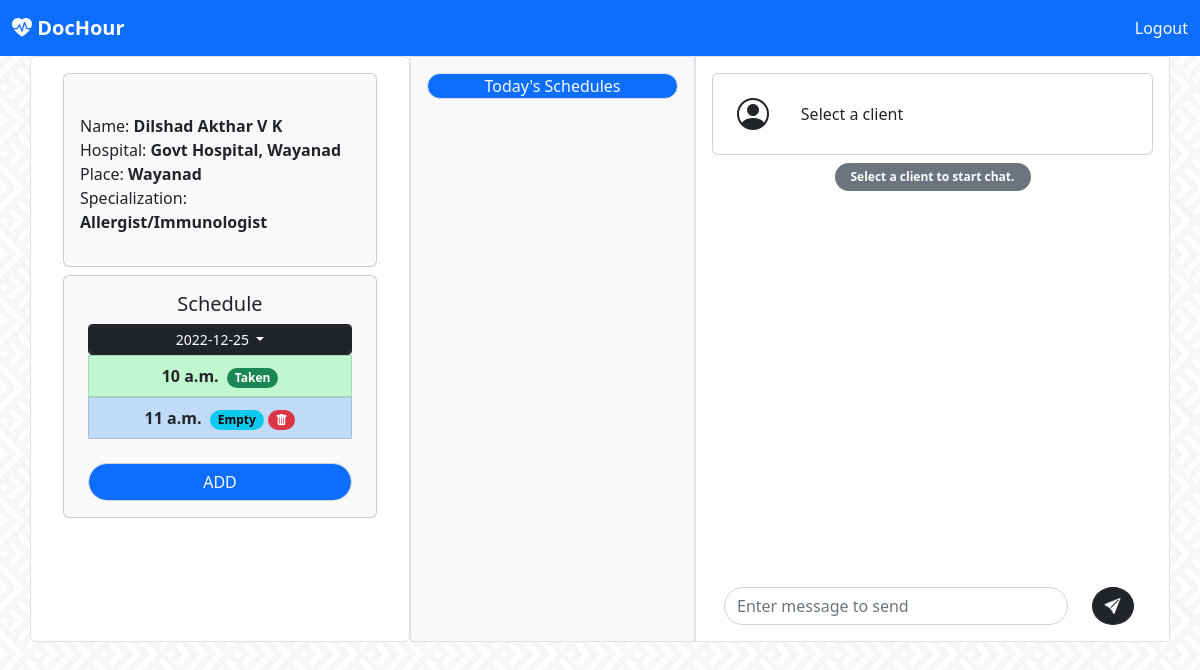
The app's page /doctor/doc_home_slot/2022-12-25/ (signed in) with its own data.
### doctor/models.py (models this page shows, shortened)
class Doctor(models.Model):
    user = models.OneToOneField(User, on_delete=models.CASCADE)
    hospital = models.CharField(max_length=120)
    location = models.CharField(max_length=100)
    specialization = models.ForeignKey(Specialization, on_delete=models.CASCADE)

class Specialization(models.Model):
    spec = models.CharField(max_length=200)
    def __str__(self) -> str:
        return self.spec

class Schedule(models.Model):
    doc = models.ForeignKey(Doctor, on_delete=models.CASCADE)
    date = models.DateField()
    start_time = models.TimeField()
    taken = models.ForeignKey(Client, related_name='taken', on_delete=models.CASCADE, null=True, blank=True)
    confirmed = models.BooleanField(default=False)
    cancelled = models.ForeignKey(Client, related_name='cancelled', on_delete=models.CASCADE, null=True, blank=True)

### doctor/views.py (the view)
# urls.py: url(r'^doc_home_slot/(?P<date>\d{4}-\d{2}-\d{2})/$', views.doc_home_slot, name='doc_home_slot'),
def doc_home_slot(request, date):
    doc = Doctor.objects.get(user=request.user)
    schedule = Schedule.objects.filter(doc=doc)
    dates = sorted(set([sc.date for sc in schedule]))
    slot = Schedule.objects.filter(doc=doc, date=date)
    today = Schedule.objects.filter(doc=doc, date=dt.today())
    return render(request,'doctor/doc-home.html', context={'doc':doc, 'dates':dates, 'slots':slot, 'date':date, 'today':today})

### templates/doctor/doc-home.html (shortened to what this page needs)
<!doctype html>
<html lang="en">
  <head>
    <link rel="stylesheet" href="https://cdn.jsdelivr.net/npm/bootstrap-icons@1.10.2/font/bootstrap-icons.css">
    <link href="https://cdn.jsdelivr.net/npm/bootstrap@5.2.3/dist/css/bootstrap.min.css" rel="stylesheet">
  </head>
  <body style="background-image: url('../../../static/images/bg.webp');background-repeat: repeat; background-position: center; ">
    <nav class="navbar navbar-expand-lg fixed-top bg-primary">
        <div class="container-fluid">
          <div class="collapse navbar-collapse" id="navbarTogglerDemo01">
            <a class="navbar-brand" href="#"><b class="bi bi-heart-pulse-fill text-light">
                DocHour</b></a>
            <div>
                    <a class="nav-link active text-light" aria-current="page" href="{% url 'doctor:user_logout' %}">Logout</a>
            </div>
          </div>
        </div>
      </nav>
      <nav class="navbar bg-light">
        <div class="container-fluid">
          <a class="navbar-brand" href="#">
            <b class="bi bi-heart-pulse-fill text-danger">
            DocHour</b>
          </a>
        </div>
      </nav>
      <div class="container">
      <div class="row">
        <div class="col-sm-4  border mx-auto px-4 py-2 text-center rounded bg-white" >
            <div class="card m-2 bg-light">
              <br>
            <p class="text-start p-3">
            Name: <b>{{doc.user.first_name}} {{doc.user.last_name}}</b><br>
            Hospital: <b>{{doc.hospital}} </b><br>
            Place: <b>{{doc.location}} </b><br>
            Specialization: <b>{{doc.specialization}}</b></p>
            </div>
            <div class="card m-2 px-2 bg-light">
                <div class="card-body">
                  <h5 class="card-title">Schedule</h5>
                  <div class="dropdown">
                    <button class="dropdown-toggle btn btn-sm btn-dark form-control" type="button" data-bs-toggle="dropdown" aria-expanded="false">
                      {% if date %} {{date}} {% else%} choose date to see schedules{% endif %}
                    </button>
                  </div>
                  <ul class="list-group text-start">
                    {% for slot in slots %}
                    {% if slot.taken %}{% if slot.confirmed %}<a data-bs-toggle="modal" data-bs-target="#taken{{forloop.counter}}"><li class="list-group-item text-center" style="background-color: rgb(192, 247, 206);"><b>{{slot.start_time}} &nbsp;<span class="badge rounded-pill text-bg-success">Taken</span></b></li></a>
                    {% else %}<a data-bs-toggle="modal" data-bs-target="#confirm{{forloop.counter}}"><li class="list-group-item text-center" style="background-color: rgb(223, 247, 192);"><b>{{slot.start_time}} &nbsp;<span class="badge rounded-pill text-bg-warning">Verify and confirm</span></b></li></a>
                    {% endif %}{% else %}<li class="list-group-item text-center"  style="background-color: rgb(192, 218, 247);"><b>{{slot.start_time}} &nbsp;<span class="badge rounded-pill text-bg-info">Empty</span></b>
                      <a data-bs-toggle="modal" data-bs-target="#delete{{forloop.counter}}"><span class="badge bg-danger rounded-pill"><i class="bi bi-trash-fill"></i></span></a></li>
                    {% endif %}
                    {% endfor %}
                    <br>
                    <div class="gap-2" id="faker" style="display: block;">
                        <button class="form-control bg-primary text-light rounded-pill text-center text-decoration-none" onclick="addShow()">ADD</button>
                  </div>
                  </ul>
                </div>
              </div>
        </div>
        <div class="col-sm-3 bg-light p-3 border">
          <p class="text-center bg-primary rounded-pill text-light border">Today's Schedules</p>
        </div>
        <div class="col-sm-5 mx-auto p-3 border bg-white">
                <div class="card mb-2">
                    <div class="row  p-3">
                    <div class="col-sm-2 text-center my-auto">
                        <i class="bi bi-person-circle fs-2"></i>
                    </div>
                    <div class="col-sm-9 my-auto">
                      {% if client %}
                      <div class="row">
                        <div class="col-8">
                          <b>{{client.user.first_name}} {{client.user.last_name}}</b> <br>
                        </div>
                        <div class="col-4 my-auto">
                          <span class="badge text-bg-secondary rounded-circle fs-6"> <i class="bi bi-camera-video-fill"></i></span>
                          <span class="badge text-bg-secondary rounded-circle fs-6"> <i class="bi bi-folder-fill"></i> </span>
                        </div>
                      </div>
                      {% else %}Select a client{% endif %}
                    </div>
                    </div>
                </div>
            <div class="px-3" style="overflow-y: scroll; height:400px"  id="msgboxdoc">
              {% for m in msgs %}
              {% if m.sender.is_staff %}
              <div class="dropdown text-end">
                <small><small><small>{{m.datetime}}</small></small></small><br>
                <button class="dropdown-toggle bg-dark text-light badge rounded-pill" type="button" data-bs-toggle="dropdown" aria-expanded="false">
                  {{m.message}}
                </button>
                <ul class="dropdown-menu text-center text-dark">
                  <form action="{% url 'doctor:delete_msg'%}" method="post">
                    {% csrf_token %}
                  <input type="hidden" name="msg" value="{{m.id}}">
                  <input type="hidden" name="client" value="{{client.id}}">
                  <button type="submit" class="btn"> Delete message</button>
                </form>
                </ul>
              </div>
                {% else %}
                <div class=""><small><small><small>{{m.datetime}}</small></small></small><br><span class="badge text-bg-secondary  rounded-pill px-3 py-2">{{m.message}}</span></div>
                {% endif %}
              {% empty %}
              <p class="text-center"><span class="badge rounded-pill text-bg-secondary px-3 py-2">{% if client %} No messages yet! {% else %} Select a client to start chat. {% endif %}</span></p>
              {% endfor %}
            </div>
            <div class="row mt-4 mx-auto">
                <div class="col-10">
                  <form action="{% url 'doctor:doc_home_send' %}" method="post">
                    <input class="form-control rounded-pill" name="message" type="text" placeholder="Enter message to send" aria-label="Enter message to send" onformchange="this.form.submit()">
                </div>
                <div class="col-2">
                    <button type="submit" class="rounded-circle btn btn-dark mr-0"><i class="bi bi-send-fill"></i></button>
                </div>
            </div>
        </div>
      </div>
      </div>
  </body>
</html>

### records on screen
Doctor: user.first_name "Dilshad", user.last_name "Akthar V K", hospital "Govt Hospital, Wayanad", location "Wayanad", specialization "Allergist/Immunologist"
Schedule: start_time "10 a.m."
Schedule: start_time "11 a.m."
